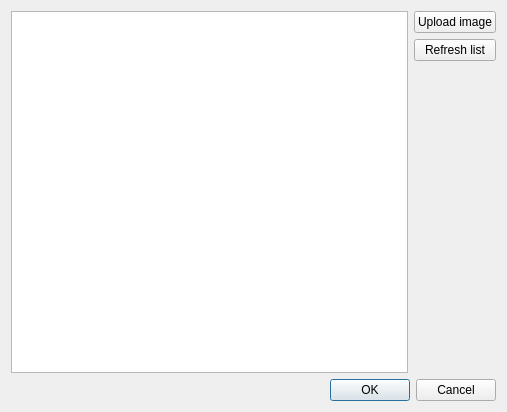
<?xml version="1.0" encoding="UTF-8"?>
<ui version="4.0">
 <class>FirmwareDialogue</class>
 <widget class="QDialog" name="FirmwareDialogue">
  <property name="geometry">
   <rect>
    <x>0</x>
    <y>0</y>
    <width>507</width>
    <height>412</height>
   </rect>
  </property>
  <property name="windowTitle">
   <string>Firmware images</string>
  </property>
  <layout class="QVBoxLayout" name="verticalLayout_2">
   <item>
    <layout class="QHBoxLayout" name="horizontalLayout">
     <item>
      <widget class="QListWidget" name="listWidget"/>
     </item>
     <item>
      <layout class="QVBoxLayout" name="verticalLayout">
       <item>
        <widget class="QPushButton" name="uploadButton">
         <property name="text">
          <string>Upload image</string>
         </property>
        </widget>
       </item>
       <item>
        <widget class="QPushButton" name="refreshButton">
         <property name="text">
          <string>Refresh list</string>
         </property>
        </widget>
       </item>
       <item>
        <spacer name="verticalSpacer">
         <property name="orientation">
          <enum>Qt::Vertical</enum>
         </property>
         <property name="sizeHint" stdset="0">
          <size>
           <width>20</width>
           <height>40</height>
          </size>
         </property>
        </spacer>
       </item>
      </layout>
     </item>
    </layout>
   </item>
   <item>
    <widget class="QDialogButtonBox" name="buttonBox">
     <property name="orientation">
      <enum>Qt::Horizontal</enum>
     </property>
     <property name="standardButtons">
      <set>QDialogButtonBox::Cancel|QDialogButtonBox::Ok</set>
     </property>
    </widget>
   </item>
  </layout>
 </widget>
 <resources/>
 <connections>
  <connection>
   <sender>buttonBox</sender>
   <signal>accepted()</signal>
   <receiver>FirmwareDialogue</receiver>
   <slot>accept()</slot>
   <hints>
    <hint type="sourcelabel">
     <x>248</x>
     <y>254</y>
    </hint>
    <hint type="destinationlabel">
     <x>157</x>
     <y>274</y>
    </hint>
   </hints>
  </connection>
  <connection>
   <sender>buttonBox</sender>
   <signal>rejected()</signal>
   <receiver>FirmwareDialogue</receiver>
   <slot>reject()</slot>
   <hints>
    <hint type="sourcelabel">
     <x>316</x>
     <y>260</y>
    </hint>
    <hint type="destinationlabel">
     <x>286</x>
     <y>274</y>
    </hint>
   </hints>
  </connection>
 </connections>
</ui>
